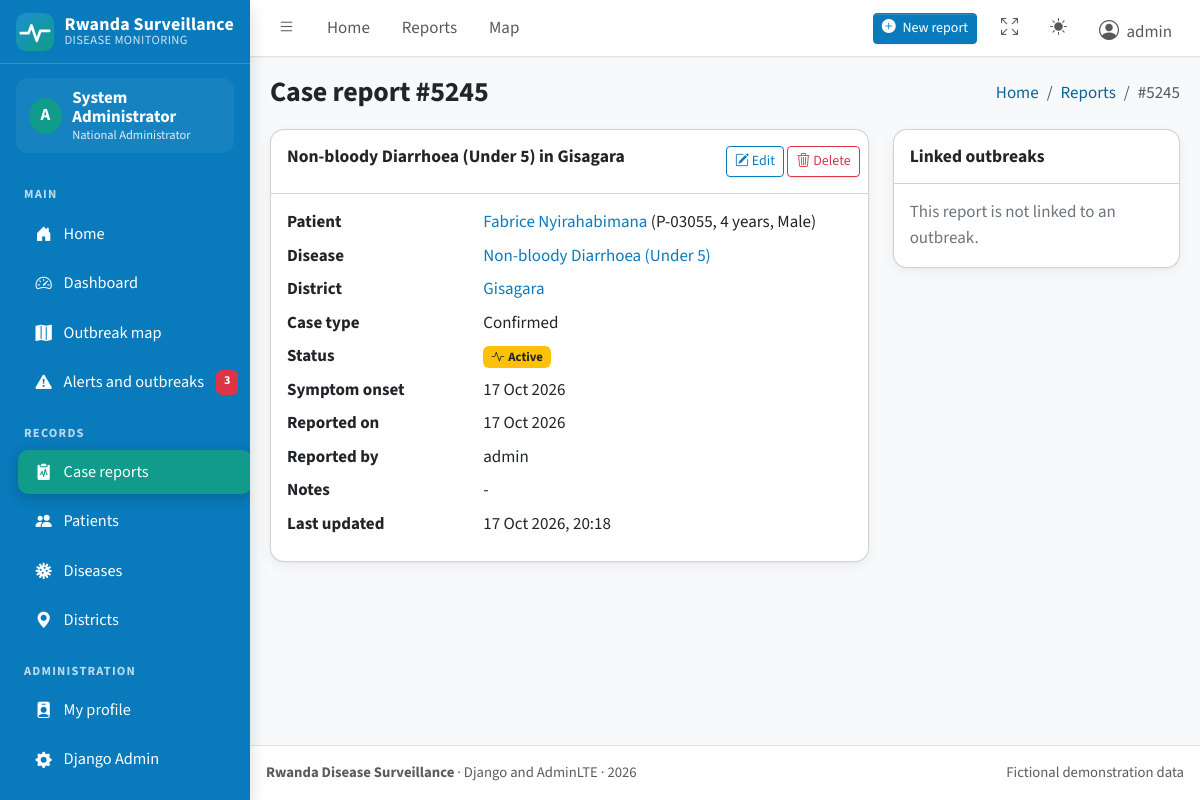
The app's page /reports/5245/ (signed in) with its own data.
### surveillance/models.py (models this page shows, shortened)
class CaseReport(models.Model):
    class CaseType(models.TextChoices):
        SUSPECTED = "suspected", "Suspected"
        CONFIRMED = "confirmed", "Confirmed"
    class Status(models.TextChoices):
        ACTIVE = "active", "Active"
        RECOVERED = "recovered", "Recovered"
        DECEASED = "deceased", "Deceased"
    patient = models.ForeignKey(Patient, on_delete=models.PROTECT, related_name="cases")
    disease = models.ForeignKey(Disease, on_delete=models.PROTECT, related_name="cases")
    district = models.ForeignKey("locations.District", on_delete=models.PROTECT, related_name="cases")
    case_type = models.CharField(max_length=10, choices=CaseType.choices, default=CaseType.SUSPECTED)
    status = models.CharField(max_length=10, choices=Status.choices, default=Status.ACTIVE)
    date_onset = models.DateField(help_text="Day the first symptoms started.")
    date_reported = models.DateField(default=timezone.localdate)
    reported_by = models.ForeignKey(
        settings.AUTH_USER_MODEL, on_delete=models.SET_NULL, null=True, blank=True, related_name="reports"
    )
    notes = models.TextField(blank=True)
    created_at = models.DateTimeField(auto_now_add=True)
    updated_at = models.DateTimeField(auto_now=True)
    class Meta:
        ordering = ["-date_reported", "-id"]
        indexes = [models.Index(fields=["disease", "district", "date_reported"])]

class Disease(models.Model):
    class Category(models.TextChoices):
        VECTOR = "vector", "Vector-borne"
        ZOONOTIC = "zoonotic", "Zoonotic"
        RESPIRATORY = "respiratory", "Respiratory"
        WATER_FOOD = "water_food", "Water and food-borne"
        VACCINE = "vaccine", "Vaccine-preventable"
        HAEMORRHAGIC = "haemorrhagic", "Viral haemorrhagic"
        INJURY = "injury", "Injury and envenomation"
        OTHER = "other", "Other"
    class Reporting(models.TextChoices):
        IMMEDIATE = "immediate", "Immediate (within 24 hours)"
        WEEKLY = "weekly", "Weekly"
    name = models.CharField(max_length=100, unique=True)
    code = models.CharField(max_length=10, unique=True)
    category = models.CharField(max_length=20, choices=Category.choices, default=Category.OTHER)
    reporting = models.CharField(max_length=10, choices=Reporting.choices, default=Reporting.WEEKLY)
    description = models.TextField(blank=True)
    alert_multiplier = models.DecimalField(
        max_digits=4, decimal_places=1, default=2.0,
        help_text="An alert is raised when this week's cases reach this many times the usual weekly level.",
    )
    min_cases_for_alert = models.PositiveSmallIntegerField(
        default=5, help_text="Never raise an alert for fewer cases than this in one week."
    )
    is_active = models.BooleanField(default=True)
    class Meta:
        ordering = ["name"]

class Patient(models.Model):
    class Gender(models.TextChoices):
        MALE = "M", "Male"
        FEMALE = "F", "Female"
    patient_code = models.CharField(max_length=20, unique=True, editable=False)
    full_name = models.CharField(max_length=120)
    age = models.PositiveSmallIntegerField()
    gender = models.CharField(max_length=1, choices=Gender.choices)
    phone = models.CharField(max_length=15, blank=True)
    district = models.ForeignKey("locations.District", on_delete=models.PROTECT, related_name="patients")
    created_at = models.DateTimeField(auto_now_add=True)
    class Meta:
        ordering = ["-id"]

### locations/models.py (models this page shows, shortened)
class District(models.Model):
    province = models.ForeignKey(Province, on_delete=models.PROTECT, related_name="districts")
    name = models.CharField(max_length=80, unique=True)
    latitude = models.DecimalField(max_digits=9, decimal_places=6)
    longitude = models.DecimalField(max_digits=9, decimal_places=6)
    class Meta:
        ordering = ["name"]

### surveillance/views.py (the view)
# urls.py: path("reports/<int:pk>/", views.ReportDetailView.as_view(), name="report_detail"),
class ReportDetailView(ReportScopeMixin, DetailView):
    template_name = "surveillance/report_detail.html"
    context_object_name = "report"
    def get_context_data(self, **kwargs):
        ctx = super().get_context_data(**kwargs)
        ctx["can_edit"] = can_edit_report(self.request.user, self.object)
        ctx["outbreaks"] = self.object.outbreaks.select_related("disease", "district")
        return ctx

### templates/surveillance/report_detail.html (shortened to what this page needs)
{% extends "base.html" %}
{% load ui_tags %}
{% block page_title %}Case report #{{ report.pk }}{% endblock %}
{% block breadcrumb %}<li class="breadcrumb-item"><a href="{% url 'report_list' %}">Reports</a></li><li class="breadcrumb-item active">#{{ report.pk }}</li>{% endblock %}
{% block content %}
<div class="row">
  <div class="col-lg-8">
    <div class="card mb-3">
      <div class="card-header"><h3 class="card-title">{{ report.disease.name }} in {{ report.district.name }}</h3>
        <div class="card-tools">
          {% if can_edit %}<a href="{% url 'report_edit' report.pk %}" class="btn btn-sm btn-outline-primary"><i class="bi bi-pencil-square"></i> Edit</a>{% endif %}
          {% if is_admin_role %}<a href="{% url 'report_delete' report.pk %}" class="btn btn-sm btn-outline-danger"><i class="bi bi-trash3"></i> Delete</a>{% endif %}
        </div></div>
      <div class="card-body">
        <dl class="row mb-0">
          <dt class="col-sm-4">Patient</dt><dd class="col-sm-8"><a href="{% url 'patient_detail' report.patient.pk %}" class="text-decoration-none">{{ report.patient.full_name }}</a> ({{ report.patient.patient_code }}, {{ report.patient.age }} years, {{ report.patient.get_gender_display }})</dd>
          <dt class="col-sm-4">Disease</dt><dd class="col-sm-8"><a href="{% url 'disease_detail' report.disease.pk %}" class="text-decoration-none">{{ report.disease.name }}</a></dd>
          <dt class="col-sm-4">District</dt><dd class="col-sm-8"><a href="{% url 'district_detail' report.district.pk %}" class="text-decoration-none">{{ report.district.name }}</a></dd>
          <dt class="col-sm-4">Case type</dt><dd class="col-sm-8">{{ report.get_case_type_display }}</dd>
          <dt class="col-sm-4">Status</dt><dd class="col-sm-8">{% status_badge report.status report.get_status_display %}</dd>
          <dt class="col-sm-4">Symptom onset</dt><dd class="col-sm-8">{{ report.date_onset|date:"d M Y" }}</dd>
          <dt class="col-sm-4">Reported on</dt><dd class="col-sm-8">{{ report.date_reported|date:"d M Y" }}</dd>
          <dt class="col-sm-4">Reported by</dt><dd class="col-sm-8">{{ report.reported_by.username|default:"-" }}</dd>
          <dt class="col-sm-4">Notes</dt><dd class="col-sm-8">{{ report.notes|default:"-"|linebreaksbr }}</dd>
          <dt class="col-sm-4">Last updated</dt><dd class="col-sm-8">{{ report.updated_at|date:"d M Y, H:i" }}</dd>
        </dl>
      </div>
    </div>
  </div>
  <div class="col-lg-4">
    <div class="card mb-3">
      <div class="card-header"><h3 class="card-title">Linked outbreaks</h3></div>
      <div class="card-body">
        {% for o in outbreaks %}<a href="{% url 'outbreak_detail' o.pk %}" class="d-block text-decoration-none mb-1">{{ o.disease.name }} in {{ o.district.name }} {% level_badge o.status o.get_status_display %}</a>
        {% empty %}<p class="text-secondary mb-0">This report is not linked to an outbreak.</p>{% endfor %}
      </div>
    </div>
  </div>
</div>
{% endblock %}

### templates/base.html (shortened to what this page needs)
{% load static ui_tags %}<!doctype html>
<html lang="en">
<head>
  <link rel="stylesheet" href="{% static 'vendor/fonts/fonts.css' %}">
  <link rel="stylesheet" href="{% static 'vendor/bootstrap-icons/bootstrap-icons.min.css' %}">
  <link rel="stylesheet" href="{% static 'vendor/adminlte/css/adminlte.min.css' %}">
  <link rel="stylesheet" href="{% static 'css/app.css' %}">
</head>
<body class="layout-fixed sidebar-expand-lg bg-body-tertiary">
<div class="app-wrapper">
  <nav class="app-header navbar navbar-expand bg-body">
    <div class="container-fluid">
      <ul class="navbar-nav">
        <li class="nav-item">
          <a class="nav-link" data-lte-toggle="sidebar" href="#" role="button" aria-label="Toggle sidebar"><i class="bi bi-list"></i></a>
        </li>
        <li class="nav-item d-none d-md-block"><a href="{% url 'home' %}" class="nav-link">Home</a></li>
        {% if role %}
        <li class="nav-item d-none d-md-block"><a href="{% url 'report_list' %}" class="nav-link">Reports</a></li>
        <li class="nav-item d-none d-md-block"><a href="{% url 'outbreak_map' %}" class="nav-link">Map</a></li>
        {% endif %}
      </ul>
      <ul class="navbar-nav ms-auto align-items-center">
        {% if can_add_data %}
        <li class="nav-item">
          <a class="btn btn-sm btn-primary me-2" href="{% url 'report_add' %}"><i class="bi bi-plus-circle-fill me-1"></i> New report</a>
        </li>
        {% endif %}
        <li class="nav-item">
          <a class="nav-link" href="#" data-lte-toggle="fullscreen" aria-label="Toggle fullscreen">
            <i data-lte-icon="maximize" class="bi bi-arrows-fullscreen"></i>
          </a>
        </li>
        <li class="nav-item dropdown">
          <a class="nav-link" href="#" id="bd-theme" aria-label="Toggle colour theme" data-bs-toggle="dropdown" aria-expanded="false">
            <i class="bi bi-sun-fill" data-lte-theme-icon="light"></i>
          </a>
        </li>
        {% if user.is_authenticated %}
        <li class="nav-item dropdown user-menu">
          <a href="#" class="nav-link dropdown-toggle" data-bs-toggle="dropdown">
            <i class="bi bi-person-circle fs-5 me-1"></i>
            <span class="d-none d-md-inline">{{ user.username }}</span>
          </a>
        </li>
        {% else %}
        <li class="nav-item"><a class="btn btn-sm btn-outline-primary" href="{% url 'login' %}">Sign in</a></li>
        {% endif %}
      </ul>
    </div>
  </nav>
  <aside class="app-sidebar shadow" data-bs-theme="dark">
    <div class="sidebar-brand">
      <a href="{% url 'home' %}" class="brand-link">
        <img src="{% static 'img/logo.svg' %}" alt="">
        <span class="brand-title">Rwanda Surveillance<span class="brand-sub">DISEASE MONITORING</span></span>
      </a>
    </div>
    {% if user.is_authenticated %}
    <div class="sidebar-user">
      <div class="avatar">{{ user.username|slice:":1"|upper }}</div>
      <div class="who"><strong>{{ user.get_full_name|default:user.username }}</strong><small>{{ role_label }}</small></div>
    </div>
    {% endif %}
    <div class="sidebar-wrapper">
      <nav class="mt-2" aria-label="Main navigation">
        <ul class="nav sidebar-menu flex-column" role="menu" id="navigation">
          <li class="nav-header">Main</li>
          <li class="nav-item"><a href="{% url 'home' %}" class="nav-link {% nav_active 'home' %}"><i class="nav-icon bi bi-house-door-fill"></i><p>Home</p></a></li>
          {% if role %}
          <li class="nav-item"><a href="{% url 'dashboard' %}" class="nav-link {% nav_active 'dashboard' %}"><i class="nav-icon bi bi-speedometer2"></i><p>Dashboard</p></a></li>
          <li class="nav-item"><a href="{% url 'outbreak_map' %}" class="nav-link {% nav_active 'outbreak_map' %}"><i class="nav-icon bi bi-map-fill"></i><p>Outbreak map</p></a></li>
          <li class="nav-item">
            <a href="{% url 'outbreak_list' %}" class="nav-link {% nav_active 'outbreak_list' 'outbreak_detail' 'outbreak_declare' %}">
              <i class="nav-icon bi bi-exclamation-triangle-fill"></i><p>Alerts and outbreaks</p>
              {% if alert_count %}<span class="badge text-bg-danger">{{ alert_count }}</span>{% endif %}
            </a>
          </li>
          <li class="nav-header">Records</li>
          <li class="nav-item"><a href="{% url 'report_list' %}" class="nav-link {% nav_active 'report_' %}"><i class="nav-icon bi bi-clipboard2-pulse-fill"></i><p>Case reports</p></a></li>
          <li class="nav-item"><a href="{% url 'patient_list' %}" class="nav-link {% nav_active 'patient_' %}"><i class="nav-icon bi bi-people-fill"></i><p>Patients</p></a></li>
          <li class="nav-item"><a href="{% url 'disease_list' %}" class="nav-link {% nav_active 'disease_' %}"><i class="nav-icon bi bi-virus"></i><p>Diseases</p></a></li>
          <li class="nav-item"><a href="{% url 'district_list' %}" class="nav-link {% nav_active 'district_' %}"><i class="nav-icon bi bi-geo-alt-fill"></i><p>Districts</p></a></li>
          <li class="nav-header">Administration</li>
          <li class="nav-item"><a href="{% url 'profile' %}" class="nav-link {% nav_active 'profile' %}"><i class="nav-icon bi bi-person-badge-fill"></i><p>My profile</p></a></li>
          {% if user.is_staff %}
          <li class="nav-item"><a href="{% url 'admin:index' %}" class="nav-link"><i class="nav-icon bi bi-gear-fill"></i><p>Django Admin</p></a></li>
          {% endif %}
          {% elif user.is_authenticated %}
          <li class="nav-header">Account</li>
          <li class="nav-item"><a href="{% url 'profile' %}" class="nav-link"><i class="nav-icon bi bi-person-badge-fill"></i><p>My profile</p></a></li>
          {% else %}
          <li class="nav-header">Account</li>
          <li class="nav-item"><a href="{% url 'login' %}" class="nav-link"><i class="nav-icon bi bi-box-arrow-in-right"></i><p>Sign in</p></a></li>
          {% endif %}
        </ul>
      </nav>
    </div>
  </aside>
  <main class="app-main">
    <div class="app-content-header">
      <div class="container-fluid">
        <div class="row align-items-center">
          <div class="col-md-7"><h1 class="mb-0 fs-3">{% block page_title %}Dashboard{% endblock %}</h1></div>
          <div class="col-md-5">
            <nav aria-label="breadcrumb">
              <ol class="breadcrumb float-md-end mb-0">
                <li class="breadcrumb-item"><a href="{% url 'home' %}">Home</a></li>
                {% block breadcrumb %}<li class="breadcrumb-item active" aria-current="page">Dashboard</li>{% endblock %}
              </ol>
            </nav>
          </div>
        </div>
      </div>
    </div>
    <div class="app-content">
      <div class="container-fluid">
        {% block content %}{% endblock %}
      </div>
    </div>
  </main>
  <footer class="app-footer">
    <div class="float-end d-none d-sm-inline">Fictional demonstration data</div>
    <strong>Rwanda Disease Surveillance</strong> &middot; Django and AdminLTE &middot; {% now "Y" %}
  </footer>
</div>
</body>
</html>

### records on screen
CaseReport: pk "5245", disease.name "Non-bloody Diarrhoea (Under 5)", district.name "Gisagara", patient.full_name "Fabrice Nyirahabimana", patient.patient_code "P-03055", patient.age "4", patient.gender "Male", case_type "Confirmed", status "Active", date_onset "17 Oct 2026", date_reported "17 Oct 2026", reported_by.username "admin", notes "-", updated_at "17 Oct 2026, 20:18"

### other values on screen
{{ user.username }} "admin"
{{ user.username|slice:":1"|upper }} "A"
{{ user.get_full_name|default:user.username }} "System Administrator"
{{ role_label }} "National Administrator"
{{ alert_count }} "3"
